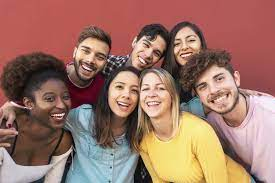
#> input picture Photos/people.jpeg, 275 x 183 px
$ python faceDetection.py
#> lines starting #> are read from the running program, lines starting #| are printed output that depends on the picture; after the words box and inside, x2 and y2 are one past the last pixel; in counts of white or black regions, pixels touching at a corner belong together
import cv2 as cv
import numpy as np

img = cv.imread('Photos/people.jpeg')
#> img is the input picture: shape (183, 275, 3); mean B, G, R 101.9, 115.6, 156.5
cv.imshow('original image', img)

gray = cv.cvtColor(img, cv.COLOR_BGR2GRAY)
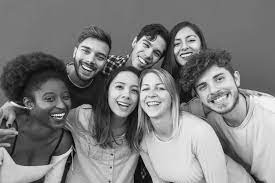
#> gray: shape (183, 275); min 0, max 248, mean 126.3
cv.imshow("grayscale", gray)

haar_cascade = cv.CascadeClassifier('haar_face.xml')

faces_rect = haar_cascade.detectMultiScale(gray, scaleFactor=1.1, minNeighbors=1)
#> faces_rect = [[169, 29, 33, 33], [134, 73, 40, 40], [104, 72, 43, 43], [33, 80, 46, 46]]

print(f'number of faces found is : {len(faces_rect)}')
#| number of faces found is : 4

for(x,y,w,h) in faces_rect:
    cv.rectangle(img, (x,y), (x+w, y+h), (0,255,0), thickness = 2)
#> this loop made 4 passes
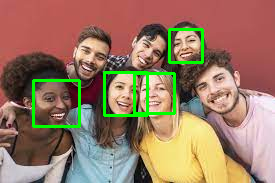
#> img: shape (183, 275, 3); 3.72% of pixels changed, all inside (x1, y1, x2, y2) = (32, 28, 204, 128)

cv.imshow("detected face", img)

cv.waitKey(0)

$ run again, with Photos/mostafa-meraji-HJgEB78b2Z8-unsplash.jpg copied over Photos/people.jpeg
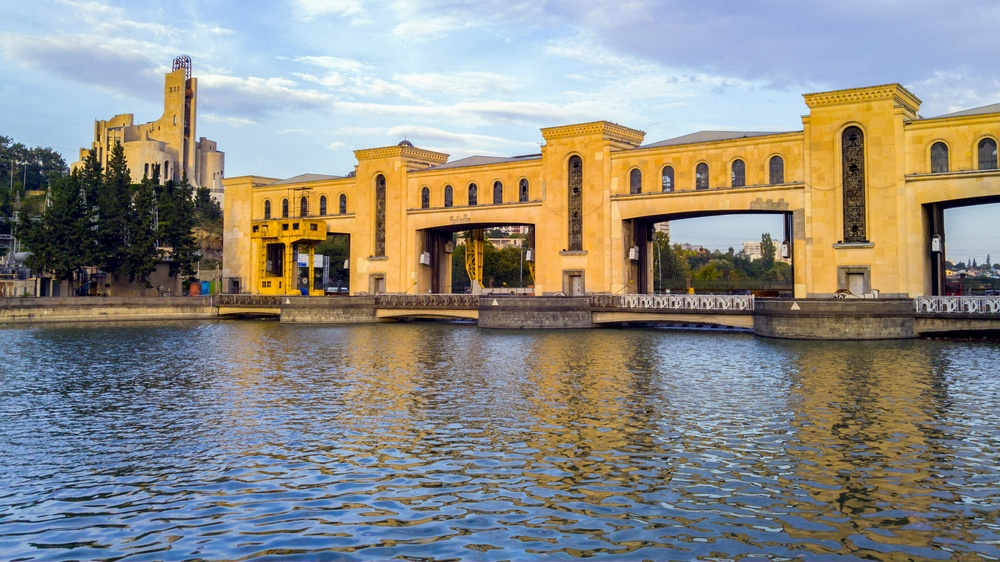
#> input picture Photos/mostafa-meraji-HJgEB78b2Z8-unsplash.jpg, 1000 x 562 px, shrunk from 5312 x 2988 before the run
#> img is the input picture: shape (562, 1000, 3); mean B, G, R 133.7, 140.2, 141.9
#> `gray = cv.cvtColor(img, cv.COLOR_BGR2GRAY)`:
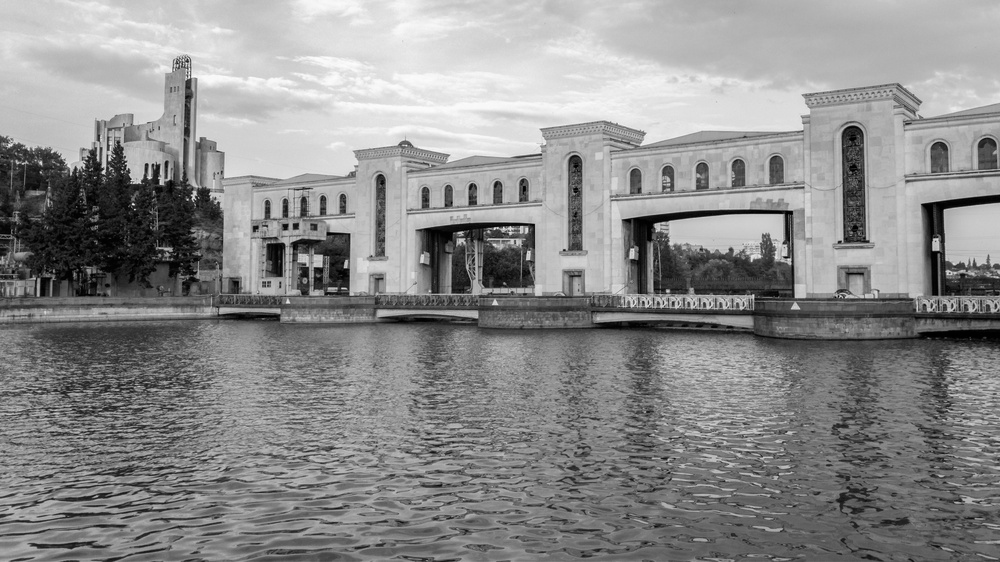
#> gray: shape (562, 1000); min 0, max 252, mean 140
#> faces_rect = [[74, 142, 25, 25], [719, 336, 75, 75]]
#| number of faces found is : 2
#> the loop `for(x,y,w,h) in faces_rect:` made 2 passes
#> after the loop `for(x,y,w,h) in faces_rect:`:
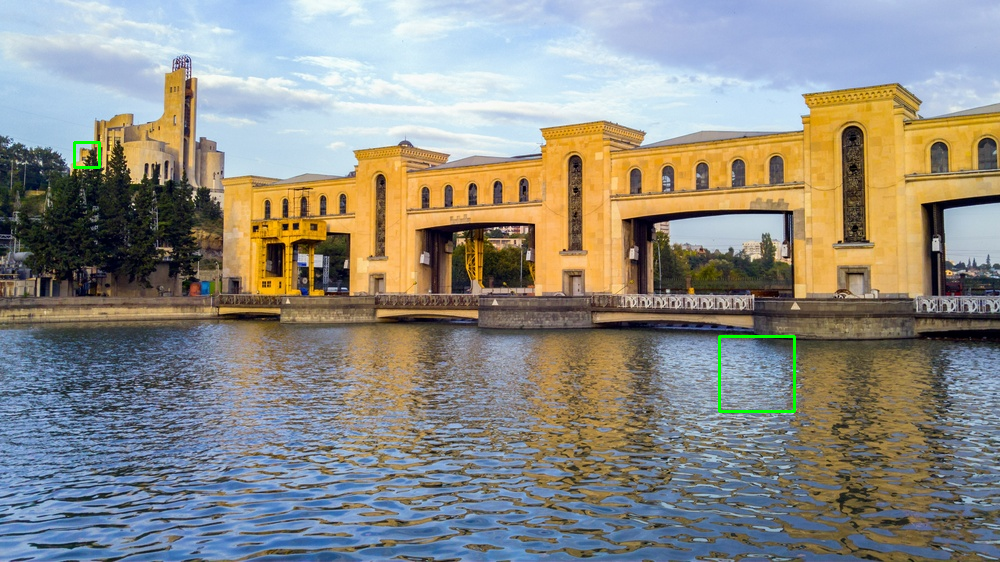
#> img: shape (562, 1000, 3); 0.21% of pixels changed, all inside (x1, y1, x2, y2) = (73, 141, 796, 413)

$ run again, with Photos/pexels-eberhard-grossgasteiger-1398195.jpg copied over Photos/people.jpeg
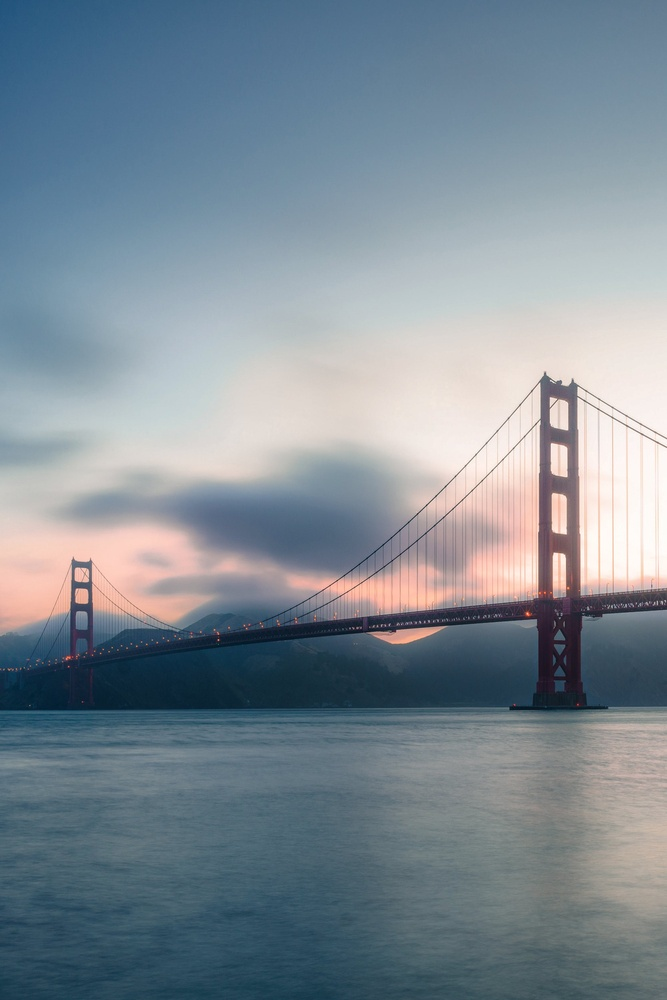
#> input picture Photos/pexels-eberhard-grossgasteiger-1398195.jpg, 667 x 1000 px, shrunk from 2333 x 3500 before the run
#> img is the input picture: shape (1000, 667, 3); mean B, G, R 148.9, 139.2, 126.4
#> `gray = cv.cvtColor(img, cv.COLOR_BGR2GRAY)`:
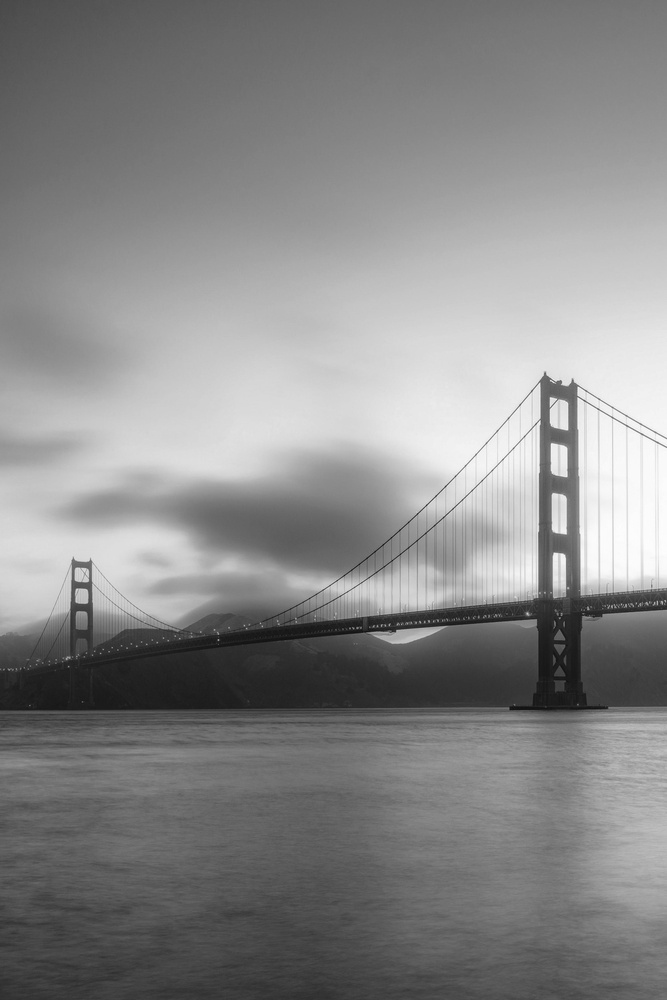
#> gray: shape (1000, 667); min 15, max 254, mean 136.5
#> faces_rect = ()
#| number of faces found is : 0
